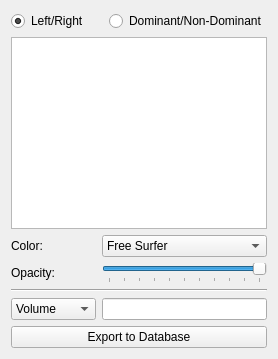
          <widget class="QWidget" name="tab">
           <attribute name="title">
            <string>Segmentation</string>
           </attribute>
           <layout class="QVBoxLayout" name="verticalLayout_7">
            <item>
             <widget class="QFrame" name="frame_4">
              <property name="frameShape">
               <enum>QFrame::NoFrame</enum>
              </property>
              <property name="frameShadow">
               <enum>QFrame::Raised</enum>
              </property>
              <layout class="QHBoxLayout" name="horizontalLayout_3">
               <property name="margin">
                <number>0</number>
               </property>
               <item>
                <widget class="QRadioButton" name="left_right_radio">
                 <property name="text">
                  <string>Left/Right</string>
                 </property>
                 <property name="checked">
                  <bool>true</bool>
                 </property>
                </widget>
               </item>
               <item>
                <widget class="QRadioButton" name="dom_nondom_radio">
                 <property name="text">
                  <string>Dominant/Non-Dominant</string>
                 </property>
                </widget>
               </item>
              </layout>
             </widget>
            </item>
            <item>
             <widget class="QTreeView" name="structures_tree">
              <property name="alternatingRowColors">
               <bool>true</bool>
              </property>
              <property name="selectionMode">
               <enum>QAbstractItemView::NoSelection</enum>
              </property>
              <property name="indentation">
               <number>10</number>
              </property>
              <property name="uniformRowHeights">
               <bool>true</bool>
              </property>
              <property name="animated">
               <bool>true</bool>
              </property>
              <property name="headerHidden">
               <bool>true</bool>
              </property>
             </widget>
            </item>
            <item>
             <widget class="QFrame" name="frame_5">
              <property name="frameShape">
               <enum>QFrame::NoFrame</enum>
              </property>
              <property name="frameShadow">
               <enum>QFrame::Raised</enum>
              </property>
              <layout class="QFormLayout" name="formLayout_2">
               <property name="fieldGrowthPolicy">
                <enum>QFormLayout::AllNonFixedFieldsGrow</enum>
               </property>
               <property name="margin">
                <number>0</number>
               </property>
               <item row="0" column="0">
                <widget class="QLabel" name="label_2">
                 <property name="text">
                  <string>Color:</string>
                 </property>
                </widget>
               </item>
               <item row="0" column="1">
                <widget class="QComboBox" name="struct_color_combo">
                 <item>
                  <property name="text">
                   <string>Free Surfer</string>
                  </property>
                 </item>
                 <item>
                  <property name="text">
                   <string>Select ...</string>
                  </property>
                 </item>
                </widget>
               </item>
               <item row="1" column="0">
                <widget class="QLabel" name="label_5">
                 <property name="text">
                  <string>Opacity: </string>
                 </property>
                </widget>
               </item>
               <item row="1" column="1">
                <widget class="QSlider" name="struct_opacity_slider">
                 <property name="maximum">
                  <number>100</number>
                 </property>
                 <property name="value">
                  <number>100</number>
                 </property>
                 <property name="tracking">
                  <bool>false</bool>
                 </property>
                 <property name="orientation">
                  <enum>Qt::Horizontal</enum>
                 </property>
                 <property name="tickPosition">
                  <enum>QSlider::TicksBelow</enum>
                 </property>
                </widget>
               </item>
               <item row="4" column="0">
                <widget class="QComboBox" name="struct_scalar_combo">
                 <item>
                  <property name="text">
                   <string>Volume</string>
                  </property>
                 </item>
                 <item>
                  <property name="text">
                   <string>Area</string>
                  </property>
                 </item>
                 <item>
                  <property name="text">
                   <string>FA inside</string>
                  </property>
                 </item>
                 <item>
                  <property name="text">
                   <string>MD inside</string>
                  </property>
                 </item>
                </widget>
               </item>
               <item row="5" column="0" colspan="2">
                <widget class="QPushButton" name="export_segmentation_to_db">
                 <property name="text">
                  <string>Export to Database</string>
                 </property>
                </widget>
               </item>
               <item row="2" column="0" colspan="2">
                <widget class="Line" name="line">
                 <property name="orientation">
                  <enum>Qt::Horizontal</enum>
                 </property>
                </widget>
               </item>
               <item row="4" column="1">
                <widget class="QLineEdit" name="struct_scalar_value">
                 <property name="readOnly">
                  <bool>true</bool>
                 </property>
                </widget>
               </item>
              </layout>
             </widget>
            </item>
           </layout>
          </widget>
